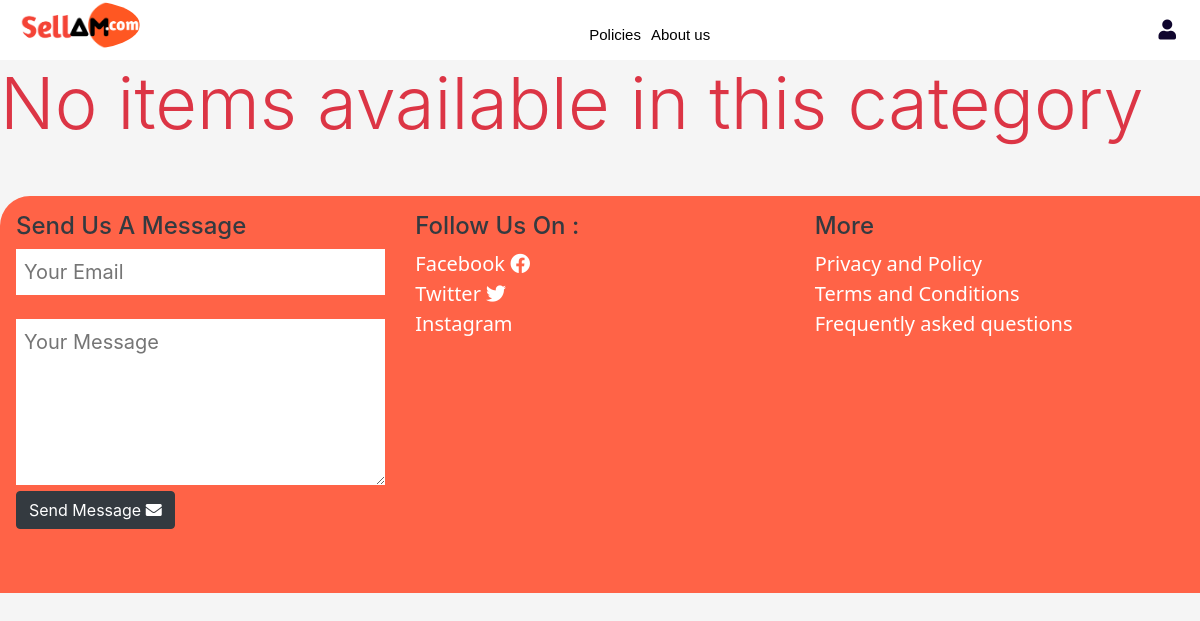
The page /category/phones/ on the database as committed earlier.
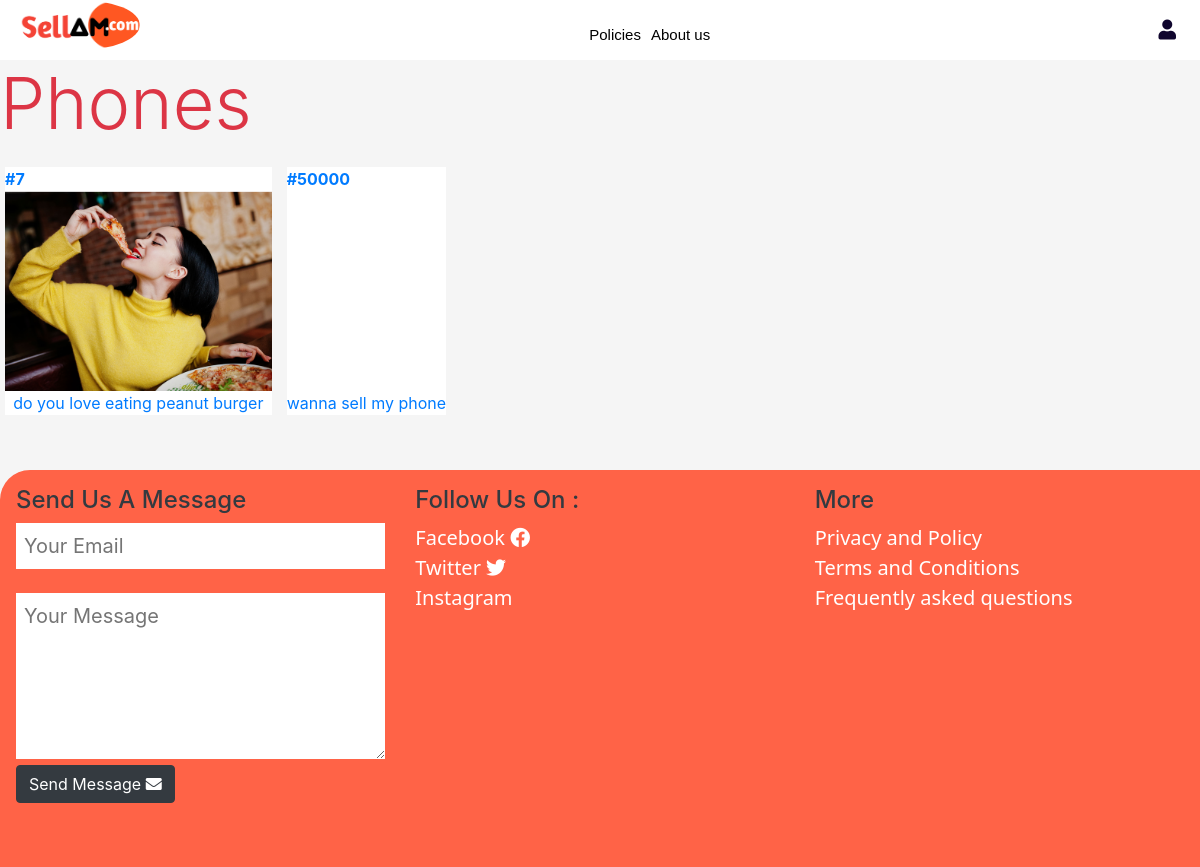
The same page on the database as committed later.
### market/models.py (models this page shows, shortened)
class Category(models.Model):
    name = models.CharField(max_length=120)
    slug = models.SlugField(blank = True)
    image = models.ImageField(upload_to='category_images', default='test.jpg')
    class Meta:
        verbose_name_plural = 'categories'

class Item(models.Model):
    slug = models.SlugField(blank= True)
    seller = models.ForeignKey(User, on_delete=models.CASCADE)
    title = models.CharField(max_length=100)
    price = models.IntegerField()
    category = models.ForeignKey(Category, on_delete=models.CASCADE)
    description = models.TextField()
    created = models.DateTimeField(auto_now_add=True)
    location = models.ForeignKey(State, on_delete=models.CASCADE, default=1)
    old_or_new = models.CharField(max_length=20,
    choices= ITEM_STATUS,
    default= '1'
    )
    def get_first_img(self):
        return self.images_set.all()[0].files

class Images(models.Model):
    files = models.FileField(upload_to='item_images')
    item = models.ForeignKey(Item,on_delete=models.CASCADE,null=True)

### market/views.py (the view)
# urls.py: path('category/<slug:slug>/',views.category,name='category'),
def category(request,slug):
    category = Category.objects.get(slug=slug)
    print(category.slug)
    items = Item.objects.filter(category = category).order_by('-created')
    context ={
        'items':items,
        'category':category,
    }
    return render(request, 'market/category.html',context)

### market/context-processor.py (called while the page is built)
def messages(request):
    from .models import Message
    if request.user.is_authenticated:
        messages = Message.objects.filter(chat_to=request.user).order_by('-time_stamp')
        return {'user_messages': messages}
    else:
        return {'a':1,'b':2}

### templates/market/category.html (shortened to what this page needs)
{% extends 'market/base.html' %}
{% load static %}
{% load humanize %}
{% block contents %}
{% if items %}
<p class="text-danger display-3">{{category.name}}</p>
	<div class="featured-ads d-flex flex-wrap ">
	{% for item in items %}
		<a href=" {% url 'details' item.slug %}" class="d-flex flex-column ">
			<b class="price">#{{item.price}}</b>
			<img src="{{item.get_first_img.url}}" alt="">
			<span class="description align-self-center">{{item.title}}</span>
		</a>
	{% endfor %}
	</div>
	{% else %}
	<p class="text-danger display-3">No items available in this category</p>
{% endif %}
{% endblock contents %}

### templates/market/base.html (shortened to what this page needs)
{% load static %}
{% load humanize %}
<!DOCTYPE html>
<html lang="en">
<head>
    <link rel="stylesheet" href="https://pro.fontawesome.com/releases/v5.10.0/css/all.css"/>
  	<link rel="stylesheet" href="https://maxcdn.bootstrapcdn.com/bootstrap/4.0.0/css/bootstrap.min.css">
    <link rel="stylesheet" href=" {% static 'market/css/style.css' %}">
</head>
<body>
	 <nav>
		<a href='#' id="brand" href="#">
			<div class="brand-name" ><img src="{% static 'sellam-logo.png' %}" alt=""></div>
		</a>
		<div class="links">
			<a href="#" class="link">Policies</a>
			<a href="#" class="link">About us</a>
		</div>
		<br>
		<div id="login-out">
			<a href="#">
				<i class="fa fa-user mr-4"></i>
			</a>
		</div>
		<br>
	</nav>
	{% block contents %}
	{% endblock contents %}
    <footer class="p-3">
		<div class='footer-section row '>
			<div class='send-msg col-md-4 d-flex flex-column'>
				<h4 class="text-dark">Send Us A Message</i></h4>
				<form action="post">
					<input type="email" name='sender-email' placeholder="Your Email" class="w-100 p-2">
					<br><br>
					<textarea name="message-body" id="message-body" placeholder="Your Message" cols="30" rows="5" class="w-100 p-2"></textarea>
					<button type="submit" class="btn btn-dark">Send Message <i class="fa fa-envelope"></i></button>
				</form>
				<br><br>
			</div>
			<div class="social-medias col-md-4 d-flex flex-column text-white">
				<h4 class="text-dark">Follow Us On :</h4>
				<a href="#" >Facebook <i class="fab fa-facebook"></i></a>
				<a href="#">Twitter <i class="fab fa-twitter"></i></a>
				<a href="#">Instagram</a>
				<br><br>
			</div>
			<div class="other col-md-4 d-flex flex-column">
				<h4 class="text-dark">More</h4>
				<a href="#">Privacy and Policy</a>
				<a href="#">Terms and Conditions</a>
				<a href="#">Frequently asked questions</a>
			</div>
		</div>
	</footer>
</body>
</html>

### static/market/css/style.css (style rules this page uses)
body { background-color:whitesmoke; padding: 0; margin: 0; width: 100%; height: 100%; scroll-behavior: smooth; transition: scroll 2s ease; overflow: scroll; }
* { box-sizing: border-box; }
.featured-ads { display: grid; grid-template-columns: repeat(3, 1fr); gap: 5px; }
nav { background-color:white; display: flex; align-items: center; flex-wrap:wrap; color:white; width: 100%; position:relative ; }
nav .links { width:100%; display: none; flex-direction:column; align-items: flex-start; align-self:flex-end ; order:3; background:rgb(243, 242, 240); padding: 5px; align-items: center; color:black; position: relative; transform: translateX(); }
nav .links .link { font-size: 15px; margin-right:10px; color:black; text-decoration: none; margin-top: 10px; font-family: 'Lucida Sans', 'Lucida Sans Regular', 'Lucida Grande', 'Lucida Sans Unicode', Geneva, Verdana, sans-serif; }
nav #brand { display: flex; color:black; flex: 2; margin-left:20px; align-self: flex-start; }
nav #brand img { width: 120px; height: 50px; }
nav #login-out a { color:rgb(16, 6, 46); flex: 2; text-decoration: none; font-size: 20px; order:3 ; font-family:Cambria, Cochin, Georgia, Times, 'Times New Roman', serif; }
#brand img { width: 30px; height: 30px; border-radius: 50%; }
#brand .brand-name { font-size: 30px; margin-bottom: 10px; font-family:-apple-system, BlinkMacSystemFont, 'Segoe UI', Roboto, Oxygen, Ubuntu, Cantarell, 'Open Sans', 'Helvetica Neue', sans-serif; text-decoration:none; }
footer { background-color: tomato; color: black; position:relative; bottom: 0; margin-top: 50px; width: 100%; border-top-left-radius: 30px; }
footer .send-msg input,textarea { border: none; outline: none; font-size: 20px; }
footer .social-medias a { color: white; font-size: 20px; font-family: 'Segoe UI', Tahoma, Geneva, Verdana, sans-serif; }
footer .other a { color: white; font-size: 20px; font-family: 'Segoe UI', Tahoma, Geneva, Verdana, sans-serif; }
button { cursor: pointer; }
@media screen and (min-width:740px) { nav .links { display:flex; width:auto; flex:1; order:2; align-self: center; flex-direction: row; background: none; position: relative; transform: translateX(0px); width: auto; color: black; } }
@media screen and (min-width:740px) { nav #login-out { order:3; } }
@media screen and (min-width:740px) { nav #brand { flex: 1; } }
@media screen and (min-width:740px) { .featured-ads { grid-template-columns: repeat(4, 1fr); } }
@media screen and (min-width:740px) { .featured-ads a { margin:5px; background: white; } }
@media screen and (min-width:740px) { .featured-ads a img { height: 200px; } }
@media screen and (min-width:740px) { nav .links .link { position:relative; } }

Rows that differ between the two databases and show on the page:
now on this page (row unchanged): Category: name "Phones"
added Item: price "7", get_first_img (picture), title "do you love eating peanut burger"
added Item: price "50000", get_first_img (picture), title "wanna sell my phone"
Other text that changed with them:
text no longer shown: "No items available in this category"
